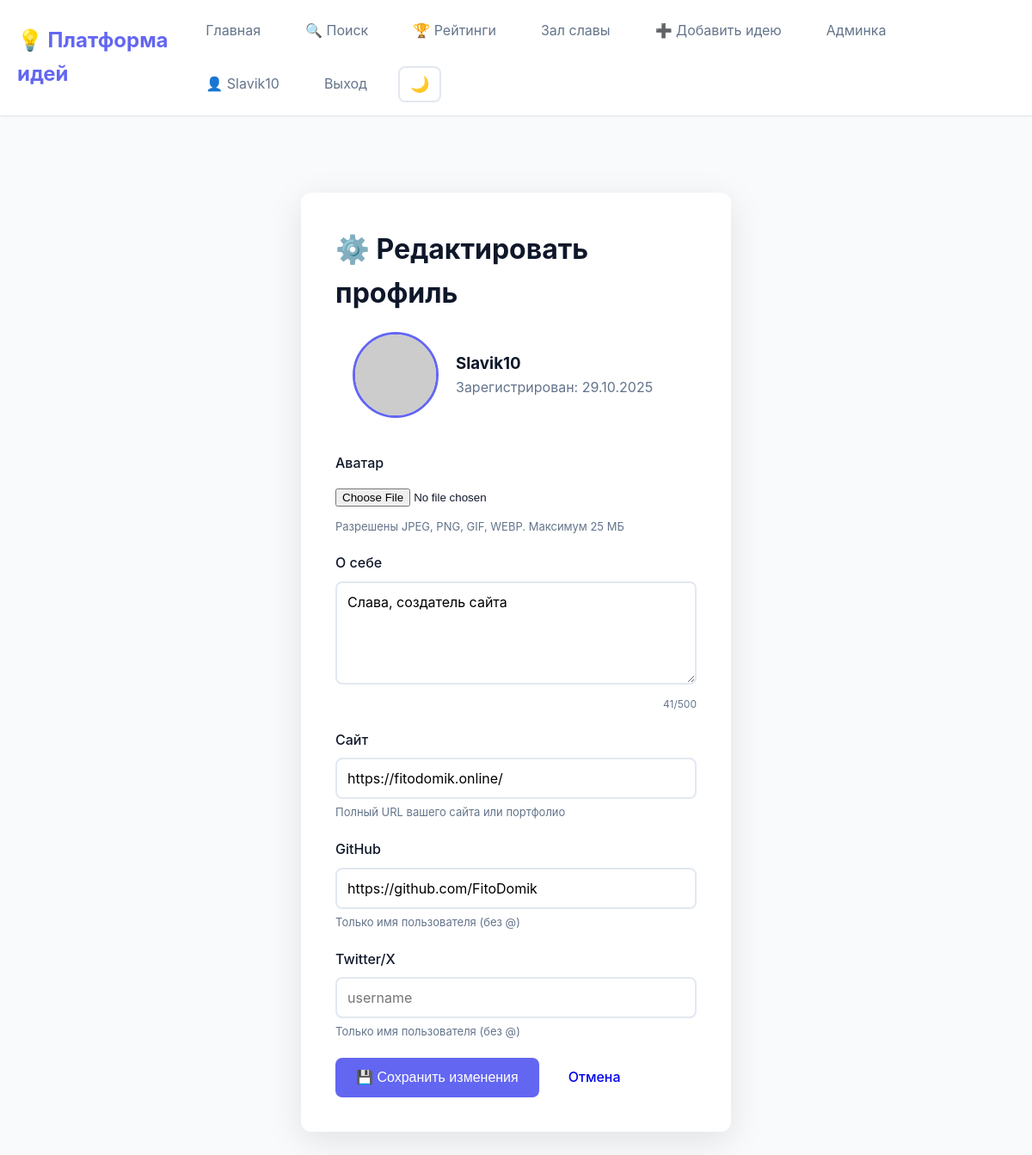
The page /open-source-ideas/edit_profile.php (signed in) on the database its author committed.
### tables this page shows
CREATE TABLE `users` (
  `id` int NOT NULL,
  `username` varchar(50) NOT NULL,
  `password` varchar(255) NOT NULL,
  `is_admin` tinyint(1) DEFAULT '0',
  `created_at` timestamp NULL DEFAULT CURRENT_TIMESTAMP,
  `avatar` varchar(255) DEFAULT NULL,
  `bio` text,
  `website` varchar(255) DEFAULT NULL,
  `github` varchar(255) DEFAULT NULL,
  `twitter` varchar(255) DEFAULT NULL
);

### open-source-ideas/functions.php (called while the page is built, shortened)
<?php
require_once 'config.php';
function getUserAvatar($avatar, $username) {
    $hash = md5(strtolower(trim($username)));
    return "https://www.gravatar.com/avatar/$hash?d=identicon&s=200";
}

### open-source-ideas/config.php (called while the page is built, shortened)
<?php
function h($str) {
    return htmlspecialchars($str, ENT_QUOTES, 'UTF-8');
}

### open-source-ideas/edit_profile.php (the view, shortened to what this page needs)
<?php
require_once 'config.php';
require_once 'functions.php';
$userId = $_SESSION['user_id'];
$db = getDB();
$stmt = $db->prepare("SELECT * FROM users WHERE id = ?");
$stmt->execute([$userId]);
$user = $stmt->fetch();
?>
<!DOCTYPE html>
<html lang="ru">
<head>
    <?php include 'includes_head.php'; ?>
</head>
<body>
    <?php include 'navbar.php'; ?>
    <div class="container">
        <div class="form-container">
            <h1>⚙️ Редактировать профиль</h1>
            <div class="profile-preview">
                <img src="<?= getUserAvatar($user['avatar'], $user['username']) ?>"
                     alt="<?= h($user['username']) ?>"
                     class="avatar-preview"
                     id="avatar-preview">
                <div>
                    <h3><?= h($user['username']) ?></h3>
                    <p style="color: var(--text-secondary);">Зарегистрирован: <?= date('d.m.Y', strtotime($user['created_at'])) ?></p>
                </div>
            </div>
            <form method="POST" action="" enctype="multipart/form-data">
                <div class="form-group">
                    <label for="avatar">Аватар</label>
                    <input type="file" id="avatar" name="avatar" accept="image/*">
                    <div class="form-hint">Разрешены JPEG, PNG, GIF, WEBP. Максимум 25 МБ</div>
                </div>
                <div class="form-group">
                    <label for="bio">О себе</label>
                    <textarea id="bio" name="bio" rows="4"
                              maxlength="500"
                              placeholder="Расскажите о себе..."><?= h($user['bio'] ?? '') ?></textarea>
                    <div class="char-counter">
                        <span id="bio-counter"><?= strlen($user['bio'] ?? '') ?></span>/500
                    </div>
                </div>
                <div class="form-group">
                    <label for="website">Сайт</label>
                    <input type="url" id="website" name="website"
                           value="<?= h($user['website'] ?? '') ?>"
                           placeholder="https://example.com">
                    <div class="form-hint">Полный URL вашего сайта или портфолио</div>
                </div>
                <div class="form-group">
                    <label for="github">GitHub</label>
                    <input type="text" id="github" name="github"
                           value="<?= h($user['github'] ?? '') ?>"
                           placeholder="username">
                    <div class="form-hint">Только имя пользователя (без @)</div>
                </div>
                <div class="form-group">
                    <label for="twitter">Twitter/X</label>
                    <input type="text" id="twitter" name="twitter"
                           value="<?= h($user['twitter'] ?? '') ?>"
                           placeholder="username">
                    <div class="form-hint">Только имя пользователя (без @)</div>
                </div>
                <div style="display: flex; gap: 10px;">
                    <button type="submit" class="btn btn-primary">💾 Сохранить изменения</button>
                    <a href="profile.php" class="btn" style="background: var(--surface); text-decoration: none;">Отмена</a>
                </div>
            </form>
        </div>
    </div>
</body>
</html>

### open-source-ideas/style.css (style rules this page uses)
* { margin: 0; padding: 0; box-sizing: border-box; }
img[data-src].loaded, img:not([data-src]) { opacity: 1; }
:root { --primary-color: #6366f1; --primary-hover: #4f46e5; --secondary-color: #64748b; --success-color: #22c55e; --danger-color: #ef4444; --background: #f8fafc; --surface: #ffffff; --text-primary: #0f172a; --text-secondary: #64748b; --border-color: #e2e8f0; --shadow: 0 1px 3px rgba(0, 0, 0, 0.1); --shadow-lg: 0 10px 40px rgba(0, 0, 0, 0.1); }
body { font-family: -apple-system, BlinkMacSystemFont, 'Segoe UI', Roboto, 'Helvetica Neue', Arial, sans-serif; background: var(--background); color: var(--text-primary); line-height: 1.6; animation: fadeIn 0.3s ease-out; }
.container { max-width: 1400px; margin: 0 auto; padding: 20px; }
.btn { display: inline-block; padding: 10px 24px; border-radius: 8px; text-decoration: none; font-weight: 500; transition: all 0.3s; border: none; cursor: pointer; font-size: 16px; }
.btn-primary { background: var(--primary-color); color: white; }
.auth-form, .form-container { max-width: 500px; margin: 40px auto; background: var(--surface); padding: 40px; border-radius: 12px; box-shadow: var(--shadow-lg); }
.form-group { margin-bottom: 20px; }
.form-group label { display: block; margin-bottom: 8px; font-weight: 500; color: var(--text-primary); }
.form-group input[type="text"], .form-group input[type="password"], .form-group input[type="url"], .form-group input[type="email"], .form-group textarea { width: 100%; padding: 12px; border: 2px solid var(--border-color); border-radius: 8px; font-size: 16px; font-family: inherit; transition: border-color 0.3s; }
.form-group textarea { resize: vertical; min-height: 120px; }
.form-group input[type="file"] { padding: 8px 0; }

### open-source-ideas/edit_profile.php (style rules this page uses)
.profile-preview { display: flex; align-items: center; gap: 20px; margin-bottom: 20px; padding: 20px; background: var(--surface); border-radius: 12px; }
.avatar-preview { width: 100px; height: 100px; border-radius: 50%; object-fit: cover; border: 3px solid var(--primary-color); }
.form-hint { font-size: 13px; color: var(--text-secondary); margin-top: 5px; }
.char-counter { font-size: 12px; color: var(--text-secondary); text-align: right; margin-top: 5px; }

### rows shown on the page
users: username "Slavik10", created_at "29.10.2025", bio "Слава, создатель сайта", bio "41", website "https://fitodomik.online/", github "https://github.com/FitoDomik"

### other values the page prints
$_SESSION['username'] "Slavik10"
